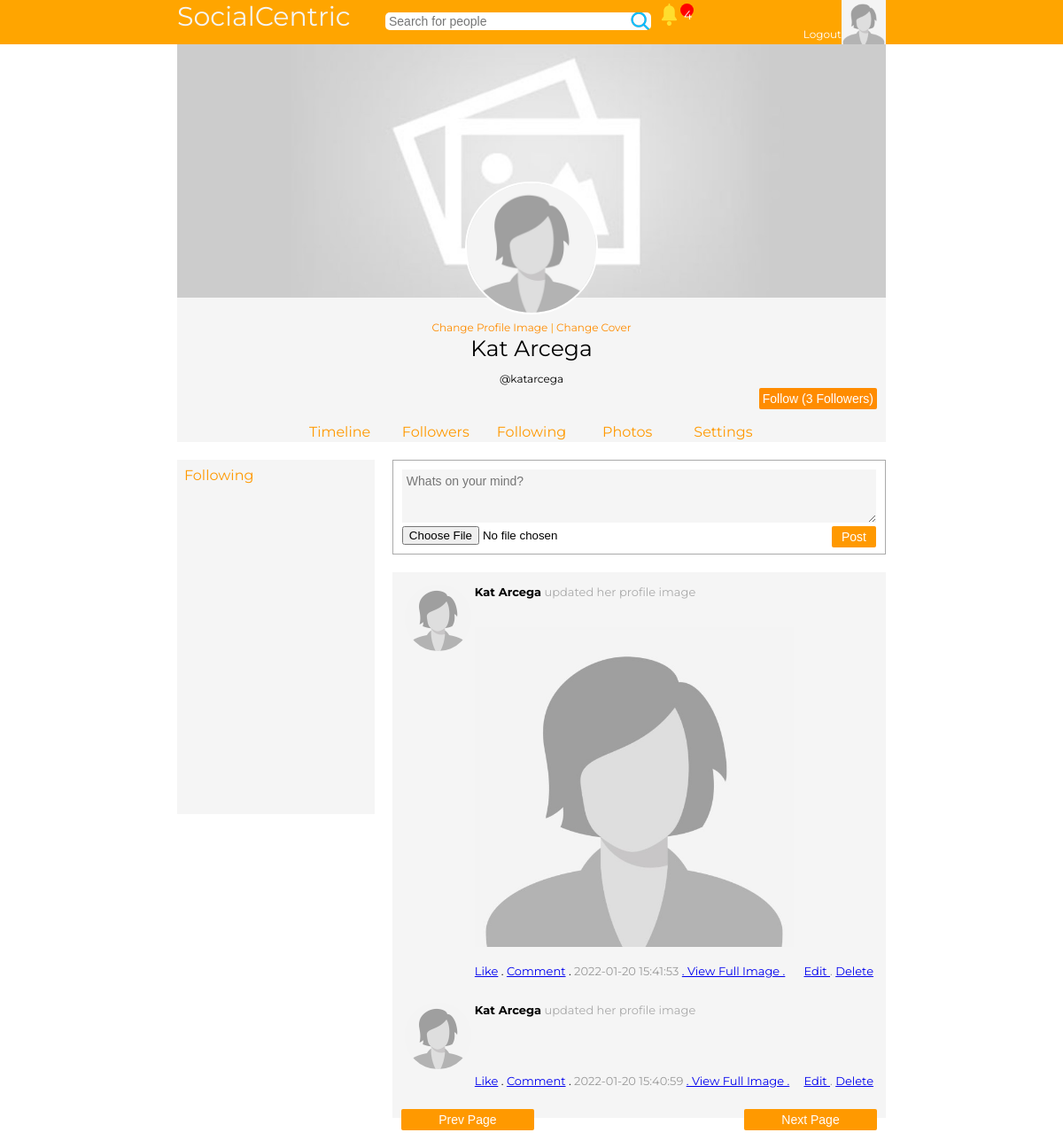
Screenshot of /profile.php (signed in) with the database file from the repository.
### tables this page shows
CREATE TABLE IF NOT EXISTS `users` (
  `id` bigint(20) NOT NULL AUTO_INCREMENT,
  `userid` bigint(20) NOT NULL,
  `first_name` varchar(20) NOT NULL,
  `last_name` varchar(20) NOT NULL,
  `gender` varchar(6) NOT NULL,
  `profile_image` varchar(500) DEFAULT NULL,
  `cover_image` varchar(500) DEFAULT NULL,
  `date` datetime NOT NULL DEFAULT CURRENT_TIMESTAMP,
  `online` int(11) NOT NULL DEFAULT '0',
  `email` varchar(100) NOT NULL,
  `password` varchar(64) NOT NULL,
  `url_address` varchar(100) NOT NULL,
  `likes` int(11) NOT NULL DEFAULT '0',
  `about` text,
  `tag_name` varchar(20) DEFAULT NULL,
  PRIMARY KEY (`id`),
  KEY `userid` (`userid`),
  KEY `date` (`date`),
  KEY `online` (`online`),
  KEY `email` (`email`),
  KEY `url_address` (`url_address`),
  KEY `likes` (`likes`),
  KEY `tag_name` (`tag_name`)
);

CREATE TABLE IF NOT EXISTS `posts` (
  `id` bigint(20) NOT NULL AUTO_INCREMENT,
  `postid` bigint(20) NOT NULL,
  `post` text NOT NULL,
  `image` varchar(500) DEFAULT NULL,
  `has_image` tinyint(1) NOT NULL DEFAULT '0',
  `is_profile_image` tinyint(1) NOT NULL DEFAULT '0',
  `is_cover_image` tinyint(1) NOT NULL DEFAULT '0',
  `parent` bigint(20) DEFAULT NULL,
  `date` datetime NOT NULL DEFAULT CURRENT_TIMESTAMP,
  `userid` bigint(20) NOT NULL,
  `likes` int(11) NOT NULL DEFAULT '0',
  `comments` int(11) NOT NULL DEFAULT '0',
  `tags` varchar(2048) DEFAULT NULL,
  PRIMARY KEY (`id`),
  KEY `postid` (`postid`),
  KEY `date` (`date`),
  KEY `parent` (`parent`),
  KEY `userid` (`userid`),
  KEY `likes` (`likes`),
  KEY `comments` (`comments`)
);

### classes/connect.php (called while the page is built, shortened)
<?php
class Database
{
	private $host = "localhost:3306";
	private $username = "root";
	private $password = "";
	private $db = "socialcentric";
	function connect()
	{
		$connection = mysqli_connect($this->host,$this->username,$this->password,$this->db);
		return $connection;
	}
	function read($query)
	{
		$conn = $this->connect();
		$result = mysqli_query($conn,$query);
		if(!$result)
		{
			return false;
		}
		else
		{
			$data = false;
			while($row = mysqli_fetch_assoc($result))
			{
				$data[] = $row;
			}
			return $data;
		}
	}
}
?>

### classes/login.php (called while the page is built, shortened)
<?php
class Login
{
	public function check_login($id,$redirect = true)
	{
		if(is_numeric($id))
		{
			$query = "select * from users where userid = '$id' limit 1 ";
			$DB = new Database();
			$result = $DB->read($query);
			if($result)
			{
				$user_data = $result[0];
				return $user_data;
			}
		}
	}
}
?>

### classes/image.php (called while the page is built, shortened)
<?php
class Image
{
	public function get_thumb_profile($filename)
	{
		$thumbnail = $filename . "_profile_thumb.jpg";
		if(file_exists($thumbnail))
		{
			return $thumbnail;
		}
	}
	public function get_thumb_post($filename)
	{
		$thumbnail = $filename . "_post_thumb.jpg";
		if(file_exists($thumbnail))
		{
			return $thumbnail;
		}
	}
}
?>

### classes/functions.php (called while the page is built, shortened)
<?php
function pagination_link(){
	$page_number = isset($_GET['page']) ? (int)$_GET['page'] : 1;
	$arr['next_page'] = "";
	$arr['prev_page'] = "";
	$url = "http://" . $_SERVER['SERVER_NAME'] . $_SERVER['SCRIPT_NAME'];
	$url .= "?";
	$next_page_link = $url;
	$prev_page_link = $url;
	$page_found = false;
	$arr['next_page'] = $next_page_link;
	$arr['prev_page'] = $prev_page_link;
	if(!$page_found){
		$arr['next_page'] = $next_page_link . "&page=2";
		$arr['prev_page'] = $prev_page_link . "&page=1";
	}
	return $arr;
}
function i_own_content($row){
	$myid = $_SESSION['mybook_userid'];
	if(isset($row['gender']) && $myid == $row['userid']){
		return true;
	}
	return false;
}
function check_notifications()
{
	$number = 0;
	$userid = $_SESSION['mybook_userid'];
	$DB = new Database();
	$follow = array();
	$sql = "select * from content_i_follow where disabled = 0 && userid = '$userid' limit 100";
	$i_follow = $DB->read($sql);
	if(count($follow) > 0){
		$str = "'" . implode("','", $follow) . "'";
		$query = "select * from notifications where (userid != '$userid' && content_owner = '$userid') || (contentid in ($str)) order by id desc limit 30";
	}else{
		$query = "select * from notifications where userid != '$userid' && content_owner = '$userid' order by id desc limit 30";
	}
 	$data = $DB->read($query);
 	if(is_array($data)){
 		foreach ($data as $row) {
	 		$query = "select * from notification_seen where userid = '$userid' && notification_id = '$row[id]' limit 1";
			$check = $DB->read($query);
			if(!is_array($check)){
				$number++;
			}
		}
	}
	return $number;
}
?>

### classes/post.php (called while the page is built, shortened)
<?php
class Post
{
	public function get_posts($id)
	{
		$page_number = isset($_GET['page']) ? (int)$_GET['page'] : 1;
  		$page_number = ($page_number < 1) ? 1 : $page_number;
		$limit = 10;
 		$offset = ($page_number - 1) * $limit;
		$query = "select * from posts where parent = 0 and userid = '$id' order by id desc limit $limit offset $offset";
		$DB = new Database();
		$result = $DB->read($query);
		if($result)
		{
			return $result;
		}else
		{
			return false;
		}
	}
	public function i_own_post($postid,$mybook_userid)
	{
		$query = "select * from posts where postid = '$postid' limit 1";
		$DB = new Database();
		$result = $DB->read($query);
  		if(is_array($result)){
  			if($result[0]['userid'] == $mybook_userid){
  				return true;
  			}
  		}
  		return false;
	}
}
?>

### classes/user.php (called while the page is built, shortened)
<?php
class User
{
	public function get_user($id)
	{
		$query = "select * from users where userid = '$id' limit 1";
		$DB = new Database();
		$result = $DB->read($query);
		if($result)
		{
			return $result[0];
		}else
		{
			return false;
		}
	}
}
?>

### profile.php (the view, shortened to what this page needs)
<?php
	$login = new Login();
	$user_data = $login->check_login($_SESSION['mybook_userid'],false);
 	$USER = $user_data;
	$post = new Post();
	$id = $user_data['userid'];
	$posts = $post->get_posts($id);
?>
<!DOCTYPE html>
	<html>
	<head>
	<link rel="stylesheet" href="styles/website.css" />
	</head>
	<body style= "background-image:url('brownbody.png');">
		<?php include("header.php"); ?>
		<div style="width: 800px;margin:auto;min-height: 400px;">
			<div style="background-color: whitesmoke;text-align: center;color: rgb(255, 153, 0)">
					<?php
						$image = "images/cover_image.jpg";
					?>
				<img src="<?php echo $image ?>" style="width:100%;">
				<span style="font-size: 12px;">
					<?php
						$image = "images/user_male.jpg";
						if($user_data['gender'] == "Female")
						{
							$image = "images/user_female.jpg";
						}
						if(file_exists($user_data['profile_image']))
						{
							$image = $image_class->get_thumb_profile($user_data['profile_image']);
						}
					?>
					<img id="profile_pic" src="<?php echo $image ?>"><br/>
					<?php if(i_own_content($user_data)):?>
						<a onclick="show_change_profile_image(event)" style="text-decoration: none;color:#FF8C00;" href="change_profile_image.php?change=profile">Change Profile Image</a> |
						<a onclick="show_change_cover_image(event)" style="text-decoration: none;color:#FF8C00;" href="change_profile_image.php?change=cover">Change Cover</a>
					<?php endif; ?>
				</span>
				<br>
					<div style="font-size: 20px;color: black;">
						<a style="color:black; text-decoration:none; font-size:25px" href="profile.php?id=<?php echo $user_data['userid'] ?>">
							<?php echo $user_data['first_name'] . " " . $user_data['last_name']  ?>
							<br><span style="font-size:12px; color:black">@<?=$user_data['tag_name']?></span>
						</a>
						<?php
							$mylikes = "";
							if($user_data['likes'] > 0){
								$mylikes = "(" . $user_data['likes'] . " Followers)";
							}
						?>
						<br>
						<a href="like.php?type=user&id=<?php echo $user_data['userid'] ?>">
							<input id="post_button" type="button" value="Follow <?php echo $mylikes ?>" style="margin-right:10px;background-color: #FF8C00;width:auto;">
						</a>
					</div>
				<br><br>
				<a href="index.php"><div id="menu_buttons">Timeline</div></a>
				<a href="profile.php?section=followers&id=<?php echo $user_data['userid'] ?>"><div id="menu_buttons">Followers</div></a>
				<a href="profile.php?section=following&id=<?php echo $user_data['userid'] ?>"><div id="menu_buttons">Following</div></a>
				<a href="profile.php?section=photos&id=<?php echo $user_data['userid'] ?>"><div id="menu_buttons">Photos</div></a>
				<?php
					if($user_data['userid'] == $_SESSION['mybook_userid']){
						echo '<a href="profile.php?section=settings&id='.$user_data['userid'].'"><div id="menu_buttons">Settings</div></a>';
					}
				?>
			</div>
	 		<?php
	 			$section = "default";
	 			if($section == "default"){
	 				include("profile_content_default.php");
	 			}elseif($section == "following"){
	 				include("profile_content_following.php");
	 			}elseif($section == "followers"){
	 				include("profile_content_followers.php");
	 			}elseif($section == "about"){
	 				include("profile_content_about.php");
	 			}elseif($section == "settings"){
	 				include("profile_content_settings.php");
	 			}elseif($section == "photos"){
	 				include("profile_content_photos.php");
	 			}
	 		?>
		</div>
	</body>
</html>

### header.php (shortened to what this page needs)
<?php
	$corner_image = "images/user_male.jpg";
	if(isset($USER)){
		if(file_exists($USER['profile_image']))
		{
			$image_class = new Image();
			$corner_image = $image_class->get_thumb_profile($USER['profile_image']);
		}else{
			if($USER['gender'] == "Female"){
				$corner_image = "images/user_female.jpg";
			}
		}
	}
?>
<div id="header">
	<form method="get" action="search.php">
		<div style="width: 800px;margin:auto;font-size: 30px;">
			<a href="index.php" style="color: whitesmoke; text-decoration:none;">SocialCentric</a>
			&nbsp &nbsp <input type="text" id="search_box" name="find" placeholder="Search for people" />
			<?php if(isset($USER)): ?>
				<a href="profile.php">
				<img src="<?php echo $corner_image ?>" style="width: 50px;float: right;">
				</a>
				<a href="logout.php">
				<span style="font-size:12px;float: right;margin-top:31px;color:white;">Logout</span>
				</a>
				<a href="notifications.php">
				<span style="display: inline-block;position: relative;">
					<img src="notif.svg" style="width:25px;float:right;margin-bottom10px;">
					<?php
						$notif = check_notifications();
					?>
					<?php if($notif > 0): ?>
						<div style="background-color: red;color: white;position: absolute;right:-15px;
						width:15px;height: 15px;border-radius: 50%;padding: 4px;text-align:center;font-size: 14px;"><?= $notif ?></div>
					<?php endif; ?>
				</span>
				</a>
			<?php endif; ?>
		</div>
	</form>
</div>

### profile_content_default.php (shortened to what this page needs)
<div style="display: flex;">
	<div style="min-height: 400px;flex:1;">
		<div id="friends_bar">
			Following<br>
		</div>
	</div>
 	<div style="min-height: 400px;flex:2.5;padding: 20px;padding-right: 0px;">
 		<div style="border:solid thin #aaa; padding: 10px;background-color: white;">
 			<form method="post" enctype="multipart/form-data">
	 			<textarea name="post" placeholder="Whats on your mind?"></textarea>
	 			<input type="file" name="file">
	 			<input id="post_button" type="submit" value="Post">
	 			<br>
 			</form>
 		</div>
	 	<div id="post_bar">
 	 		<?php
 	 			if($posts)
 	 			{
 	 				foreach ($posts as $ROW) {
 	 					$user = new User();
 	 					$ROW_USER = $user->get_user($ROW['userid']);
 	 					include("post.php");
 	 				}
 	 			}
 				$pg = pagination_link();
	 		?>
  	 		<a href="<?= $pg['next_page'] ?>">
	 		<input id="post_button" type="button" value="Next Page" style="float: right;width:150px;">
	 		</a>
	 		<a href="<?= $pg['prev_page'] ?>">
	 		<input id="post_button" type="button" value="Prev Page" style="float: left;width:150px;">
	 		</a>
	 	</div>
	</div>
</div>

### post.php (shortened to what this page needs)
<div id="post">
	<div>
		<?php
			$image = "images/user_male.jpg";
			if($ROW_USER['gender'] == "Female")
			{
				$image = "images/user_female.jpg";
			}
			if(file_exists($ROW_USER['profile_image']))
			{
				$image = $image_class->get_thumb_profile($ROW_USER['profile_image']);
			}
		?>
		<img src="<?php echo $image ?>" style="width: 75px;margin-right: 4px;border-radius: 50%;">
	</div>
	<div style="width: 100%;">
		<div style="font-weight: bold;color: #405d9b;width: 100%;">
			<?php
				echo "<a style='color:black; text-decoration:none;' href='profile.php?id=$ROW[userid]'>";
				echo htmlspecialchars($ROW_USER['first_name']) . " " . htmlspecialchars($ROW_USER['last_name']);
				echo "</a>";
				if($ROW['is_profile_image'])
				{
					$pronoun = "his";
					if($ROW_USER['gender'] == "Female")
					{
						$pronoun = "her";
					}
					echo "<span style='font-weight:normal;color:#aaa;'> updated $pronoun profile image</span>";
				}
			?>
		</div>
			<br><br>
			<?php
				if(file_exists($ROW['image']))
				{
					$post_image = $image_class->get_thumb_post($ROW['image']);
					echo "<img src='$post_image' style='width:80%;' />";
				}
			?>
		<br/><br/>
		<?php
			$likes = ($ROW['likes'] > 0) ? "(" .$ROW['likes']. ")" : "" ;
		?>
		<a onclick="like_post(event)" href="like.php?type=post&id=<?php echo $ROW['postid'] ?>">Like<?php echo $likes ?></a> .
		<?php
			$comments = "";
		?>
		<a href="single_post.php?id=<?php echo $ROW['postid'] ?>">Comment<?php echo $comments ?></a> .
		<span style="color: #999;">
			<?php echo ($ROW['date']) ?>
		</span>
		<?php
			if($ROW['has_image']){
				echo "<a href='image_view.php?id=$ROW[postid]' >";
				echo ". View Full Image . ";
				echo "</a>";
			}
		?>
		<span style="color: #999;float:right">
			<?php
				$post = new Post();
				if($post->i_own_post($ROW['postid'],$_SESSION['mybook_userid'])){
					echo "
					<a href='edit.php?id=$ROW[postid]'>
		 			Edit
					</a> .
					 <a href='delete.php?id=$ROW[postid]'>
		 			Delete
					</a>";
				}
			?>
		</span>
	</div>
</div>

### styles/website.css (style rules this page uses)
* { padding: 0; margin: 0; box-sizing: border-box; }
html { font-family: "Montserrat", sans-serif; scroll-behavior: smooth; }
textarea { width: 100%; border: none; font-family: sans-serif; font-size: 14px; padding: 5px; height: 70px; background-color: whitesmoke; }
#header { height: 50px; width:100%; background-color: orange; color: whitesmoke; text-decoration:none; }
#search_box { width: 300px; height: 20px; border-radius: 5px; border:none; padding: 4px; font-size: 14px; background-image: url(../search.png); background-repeat: no-repeat; background-position: right; }
#profile_pic { width: 150px; margin-top: -300px; border-radius: 50%; border:solid 2px white; }
#menu_buttons { width: 100px; display: inline-block; margin:2px; color: rgb(255, 153, 0); }
#friends_bar { background-color: whitesmoke; min-height: 400px; margin-top: 20px; color: rgb(255, 153, 0); padding: 8px; }
textarea { width: 100%; border:none; font-size: 14px; height: 60px; }
#post_button { float: right; background-color: rgb(255, 153, 0); border:none; color: white; padding: 4px; font-size: 14px; border-radius: 2px; width: 50px; min-width: 50px; cursor: pointer; }
#post_bar { margin-top: 20px; background-color: whitesmoke; padding: 10px; }
#post { padding: 4px; font-size: 13px; display: flex; margin-bottom: 20px; }

### rows the page displays
users: profile_image (picture), first_name "Kat", last_name "Arcega", tag_name "katarcega", likes "Follow (3 Followers)"
posts: users.profile_image (picture), users.first_name "Kat", users.last_name "Arcega", users.gender "her", image (picture), date "2022-01-20 15:41:53"
posts: users.profile_image (picture), users.first_name "Kat", users.last_name "Arcega", users.gender "her", date "2022-01-20 15:40:59"

### other values shown
$notif "4"
